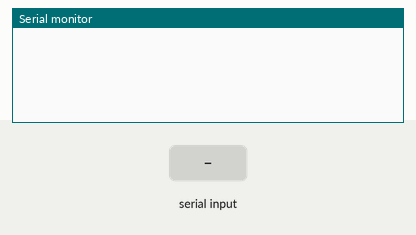
Simulated run of this sketch. Board: ESP32. Parts: the last lines printed to the serial monitor. The test bench sets the inputs (shaded band). Random numbers use the default seed unless the sketch sets one.

Above: at 1.2 s.
1.3 s: "modes 0\n" received over Serial
At 2.5 s:
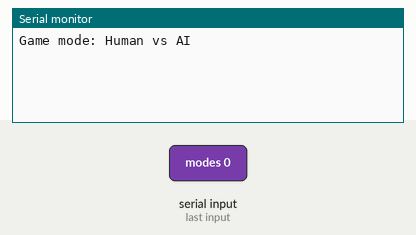
2.8 s: "modes 1\n" received over Serial
At 3.8 s:
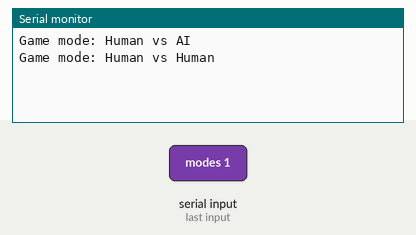
4.3 s: "modes 2\n" received over Serial
At 5.0 s:
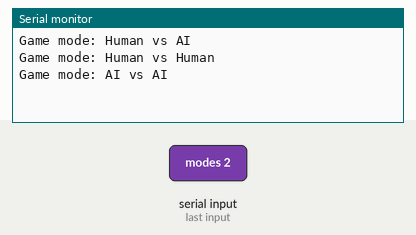
5.8 s: "new\n" received over Serial
At 7.0 s:
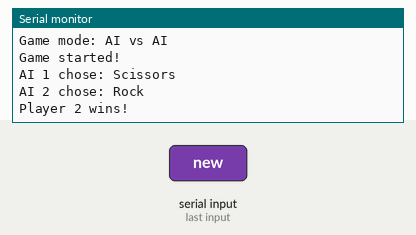
7.3 s: "save\n" received over Serial
At 8.4 s:
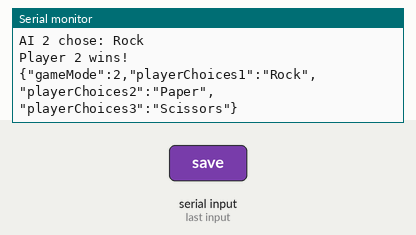
8.8 s: "{\n" received over Serial
At 9.6 s:
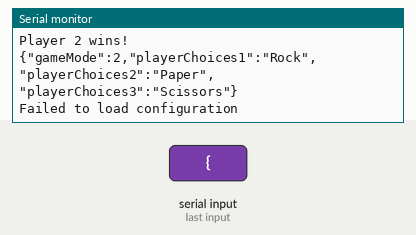

Measured:
- after the input at 1.3 s, the serial monitor: prints a new line at once (image 1)
- after the input at 2.8 s, the serial monitor: prints a new line at once (image 2)
- after the input at 4.3 s, the serial monitor: prints a new line at once (image 3)
- after the input at 5.8 s, the serial monitor: prints a new line at once (image 4)
- after the input at 7.3 s, the serial monitor: prints a new line at once (image 5)
- after the input at 8.8 s, the serial monitor: prints a new line at once (image 6)

The sketch:

task3.ino
```cpp
#include <Arduino.h>
#include <ArduinoJson.h>

bool gameActive = false;
String playerChoices[3] = {"Rock", "Paper", "Scissors"};
int gameMode = 0;

/**
 * @brief Represents the game configuration structure.
 *
 * Contains the current game mode and player choices for the game.
 */
struct GameConfig {
  int gameMode;                 /**< Current game mode (0, 1, or 2). */
  String playerChoices[3];      /**< Array of player choices: Rock, Paper, Scissors. */
};

/**
 * @brief Saves the game configuration to JSON format.
 *
 * @param config The game configuration to be saved.
 */
void saveConfig(const GameConfig &config) {
  StaticJsonDocument<200> doc;
  doc["gameMode"] = config.gameMode;
  doc["playerChoices1"] = config.playerChoices[0];
  doc["playerChoices2"] = config.playerChoices[1];
  doc["playerChoices3"] = config.playerChoices[2];

  String output;
  serializeJson(doc, output);
  Serial.println(output);
}

/**
 * @brief Loads a string configuration value from a JSON document.
 *
 * @param doc The JSON document containing the configuration.
 * @param key The key for the value to load.
 * @param value The string variable to store the loaded value.
 * @return True if the key was found and valid; otherwise, false.
 */
bool loadStringConfig(JsonDocument& doc, const char* key, String& value) {
  if (doc.containsKey(key) && doc[key].is<String>()) {
    value = doc[key].as<String>();
    return true;
  }
  Serial.println(String(key) + " not found or invalid");
  return false;
}

/**
 * @brief Loads the game configuration from a JSON string.
 *
 * @param jsonConfig The JSON string containing the configuration.
 */
void loadConfig(String jsonConfig) {
  StaticJsonDocument<200> doc;
  DeserializationError error = deserializeJson(doc, jsonConfig);

  if (error) {
    Serial.println("Failed to load configuration");
    return;
  }

  if (doc.containsKey("gameMode")) {
    gameMode = doc["gameMode"].as<int>();
  } else {
    Serial.println("gameMode not found");
    return;
  }

  if (!loadStringConfig(doc, "playerChoices1", playerChoices[0])) return;
  if (!loadStringConfig(doc, "playerChoices2", playerChoices[1])) return;
  if (!loadStringConfig(doc, "playerChoices3", playerChoices[2])) return;

  Serial.println("Configuration loaded!");
}

/**
 * @brief Generates a random AI choice for the game.
 *
 * @return A string representing the AI's choice (Rock, Paper, or Scissors).
 */
String generateAIChoice() {
  int randomIndex = random(0, 3);
  return playerChoices[randomIndex];
}

/**
 * @brief Determines the winner between two players.
 *
 * @param player1 The choice of player 1.
 * @param player2 The choice of player 2.
 * @return A string indicating the winner or if it was a draw.
 */
String determineWinner(String player1, String player2) {
  int indexRock = 0;
  int indexPaper = 1;
  int indexScissors = 2;

  if (player1 == player2) return "Draw";

  if ((player1 == playerChoices[indexRock] && player2 == playerChoices[indexScissors]) ||
      (player1 == playerChoices[indexPaper] && player2 == playerChoices[indexRock]) ||
      (player1 == playerChoices[indexScissors] && player2 == playerChoices[indexPaper])) {
    return "Player 1 wins!";
  }

  return "Player 2 wins!";
}

/**
 * @brief Validates if a given move is valid.
 *
 * @param move The move to validate.
 * @return True if the move is valid; otherwise, false.
 */
bool isValidMove(String move) {
  for (int i = 0; i < 3; i++) {
    if (move == playerChoices[i]) {
      return true;
    }
  }
  return false;
}

/**
 * @brief Initializes a new game.
 *
 * Sets the game as active and prompts the player to start.
 */
void initializeGame() {
  gameActive = true;
  Serial.println("Game started!");
}

/**
 * @brief Processes a human vs AI game round.
 *
 * @param humanChoice The human player's move.
 */
void processHumanVsAI(String humanChoice) {
  if (!isValidMove(humanChoice)) {
    Serial.println("Invalid move. Valid moves are: Rock, Paper, Scissors.");
    return;
  }

  String aiChoice = generateAIChoice();
  Serial.println("AI chose: " + aiChoice);

  String result = determineWinner(humanChoice, aiChoice);
  Serial.println(result);
  gameActive = false;
}

/**
 * @brief Simulates an AI vs AI game round.
 */
void processAIvsAI() {
  String ai1Choice = generateAIChoice();
  String ai2Choice = generateAIChoice();

  Serial.println("AI 1 chose: " + ai1Choice);
  Serial.println("AI 2 chose: " + ai2Choice);

  String result = determineWinner(ai1Choice, ai2Choice);
  Serial.println(result);
  gameActive = false;
}

/**
 * @brief Processes a move based on the game mode.
 *
 * @param receivedMessage The received move or command.
 */
void processMove(String receivedMessage) {
  if (gameMode == 0) {
    processHumanVsAI(receivedMessage);
  } else if (gameMode == 2) {
    processAIvsAI();
  }
}

/**
 * @brief Handles changes to the game mode.
 *
 * @param receivedMessage The message specifying the new game mode.
 */
void handleGameMode(String receivedMessage) {
  if (receivedMessage == "modes 0") {
    gameMode = 0;
    Serial.println("Game mode: Human vs AI");
  } else if (receivedMessage == "modes 1") {
    gameMode = 1;
    Serial.println("Game mode: Human vs Human");
  } else if (receivedMessage == "modes 2") {
    gameMode = 2;
    Serial.println("Game mode: AI vs AI");
  }

  GameConfig config = {gameMode, {playerChoices[0], playerChoices[1], playerChoices[2]}};
}

/**
 * @brief Processes a received message and determines the appropriate action.
 *
 * @param receivedMessage The received message or command.
 */
void processReceivedMessage(String receivedMessage) {
  if (receivedMessage == "new") {
    initializeGame();
    if (gameMode == 2) {
      processAIvsAI();
    } else {
      Serial.println("Make your move (Rock, Paper, Scissors):");
    }
  } else if (receivedMessage.startsWith("modes")) {
    handleGameMode(receivedMessage);
  } else if (receivedMessage.startsWith("save")) {
    GameConfig config = {gameMode, {playerChoices[0], playerChoices[1], playerChoices[2]}};
    saveConfig(config);
  } else if (receivedMessage.startsWith("{")) {
    loadConfig(receivedMessage);
  } else if (gameActive) {
    processMove(receivedMessage);
  } else {
    Serial.println("No active game. Type 'new' to start.");
  }
}

/**
 * @brief Initializes the serial communication and random seed.
 */
void setup() {
  Serial.begin(9600);
  randomSeed(analogRead(0));
}

/**
 * @brief Main loop to handle serial communication and game processing.
 */
void loop() {
  if (Serial.available() > 0) {
    String receivedMessage = Serial.readStringUntil('\n');
    receivedMessage.trim();
    processReceivedMessage(receivedMessage);
  }
}
```
